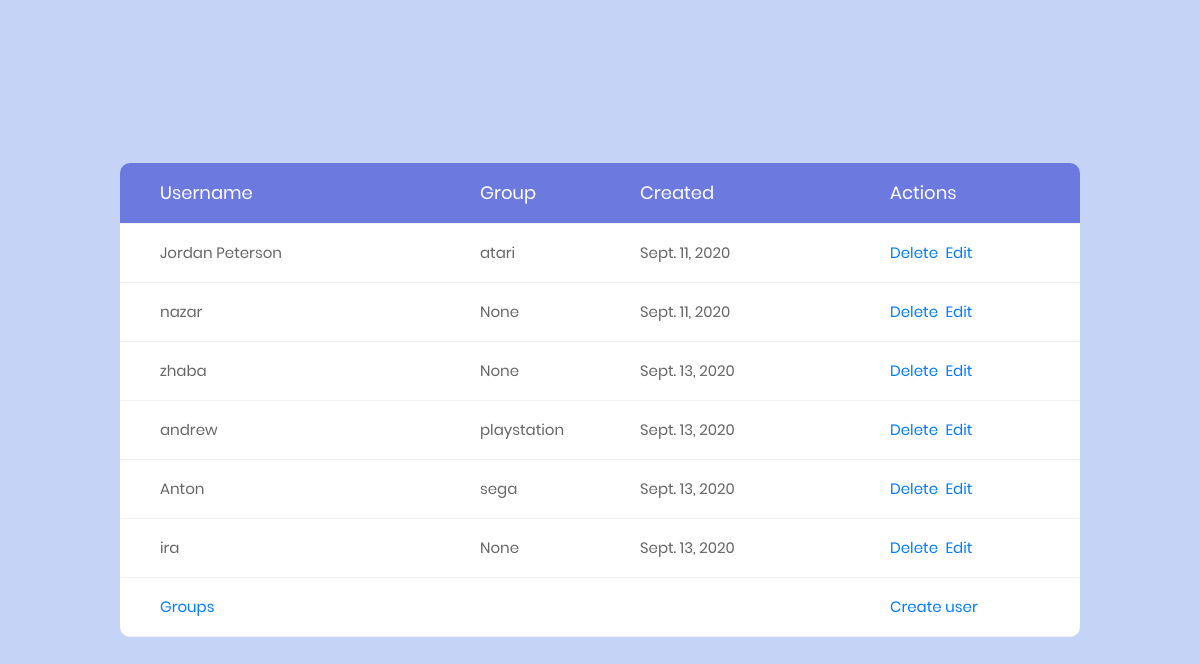
/users/, run on the app's committed database.
### users/models.py (models this page shows, shortened)
class User(models.Model):
	username = models.CharField(max_length=20)
	date_joined = models.DateField(auto_now=False, auto_now_add=True)
	group = models.ForeignKey(Group, on_delete=models.PROTECT, blank=True, null=True)

class Group(models.Model):
	groupname = models.CharField(max_length=20)
	description = models.CharField(max_length=200, blank=True, null=True)
	def __str__(self):
		return self.groupname

### users/views.py (the view)
# urls.py: path('users/', user_list),
def user_list(request):
	queryset = User.objects.all()
	context = {"object_list": queryset}
	return render(request, "user_list.html", context)

### templates/user_list.html (shortened to what this page needs)
<!DOCTYPE html>
<html lang="en">
{% load static %}
<head>
	<link rel="stylesheet" type="text/css" href="{% static 'vendor/bootstrap/css/bootstrap.min.css' %}">
	<link rel="stylesheet" type="text/css" href="{% static 'fonts/font-awesome-4.7.0/css/font-awesome.min.css' %}">
	<link rel="stylesheet" type="text/css" href="{% static 'vendor/animate/animate.css' %}">
	<link rel="stylesheet" type="text/css" href="{% static 'vendor/select2/select2.min.css' %}">
	<link rel="stylesheet" type="text/css" href="{% static 'vendor/perfect-scrollbar/perfect-scrollbar.css' %}">
	<link rel="stylesheet" type="text/css" href="{% static 'css/util.css' %}">
	<link rel="stylesheet" type="text/css" href="{% static 'css/main.css' %}">
</head>
<body>
	<div class="limiter">
		<div class="container-table100">
			<div class="wrap-table100">
					<div class="table">
						<div class="row header">
							<div class="cell">
								Username
							</div>
							<div class="cell">
								Group
							</div>
							<div class="cell">
								Created
							</div>
							<div class="cell">
								Actions
							</div>
						</div>
{% for instance in object_list %}
						<div class="row">
							<div class="cell" data-title="Username">
								{{ instance.username }}
							</div>
							<div class="cell" data-title="Group">
								{{ instance.group }}
							</div>
							<div class="cell" data-title="Created">
								{{ instance.date_joined}}
							</div>
							<div class="cell" data-title="Actions">
    	<button><a href="{{ instance.id }}/delete">Delete</a></button>
    	<button><a href="{{ instance.id }}/edit">Edit</a></button>
							</div>
						</div>
{% endfor %}
<div class="row">
							<div class="cell" data-title="Username">
							<button><a href="/groups">Groups</a></button>
							</div>
							<div class="cell" data-title="Group">
							</div>
							<div class="cell" data-title="Created">
							</div>
							<div class="cell" data-title="Actions">
								<button><a href="./create">Create user</a></button>
							</div>
						</div>
					</div>
			</div>
		</div>
	</div>
</body>
</html>

### static/css/main.css (style rules this page uses)
* { margin: 0px; padding: 0px; box-sizing: border-box; }
body, html { height: 100%; font-family: sans-serif; }
a { margin: 0px; transition: all 0.4s; -webkit-transition: all 0.4s; -o-transition: all 0.4s; -moz-transition: all 0.4s; }
button { outline: none !important; border: none; background: transparent; }
.limiter { width: 100%; margin: 0 auto; }
.container-table100 { width: 100%; min-height: 100vh; background: #c4d3f6; display: -webkit-box; display: -webkit-flex; display: -moz-box; display: -ms-flexbox; display: flex; align-items: center; justify-content: center; flex-wrap: wrap; padding: 33px 30px; }
.wrap-table100 { width: 960px; border-radius: 10px; overflow: hidden; }
.table { width: 100%; display: table; margin: 0; }
.row { display: table-row; background: #fff; }
.row.header { color: #ffffff; background: #6c7ae0; }
.cell { display: table-cell; }
.row .cell { font-family: Poppins-Regular; font-size: 15px; color: #666666; line-height: 1.2; font-weight: unset !important; padding-top: 20px; padding-bottom: 20px; border-bottom: 1px solid #f2f2f2; }
.row.header .cell { font-family: Poppins-Regular; font-size: 18px; color: #fff; line-height: 1.2; font-weight: unset !important; padding-top: 19px; padding-bottom: 19px; }
.row .cell:nth-child(1) { width: 360px; padding-left: 40px; }
.row .cell:nth-child(2) { width: 160px; }
.row .cell:nth-child(3) { width: 250px; }
.row .cell:nth-child(4) { width: 190px; }
.table, .row { width: 100% !important; }

### data on the page
User: username "Jordan Peterson", group "atari", date_joined "Sept. 11, 2020"
User: username "nazar", group "None", date_joined "Sept. 11, 2020"
User: username "zhaba", group "None", date_joined "Sept. 13, 2020"
User: username "andrew", group "playstation", date_joined "Sept. 13, 2020"
User: username "Anton", group "sega", date_joined "Sept. 13, 2020"
User: username "ira", group "None", date_joined "Sept. 13, 2020"
